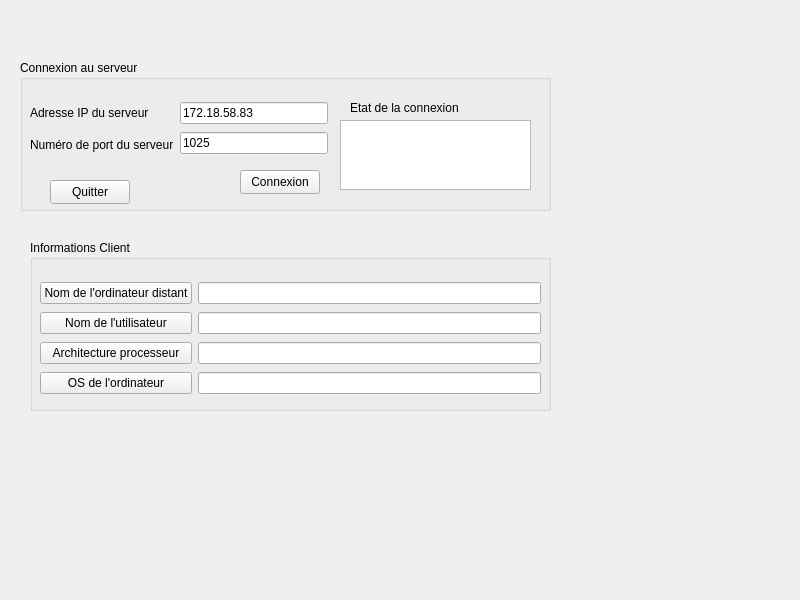
<?xml version="1.0" encoding="UTF-8"?>
<ui version="4.0">
 <class>Widget</class>
 <widget class="QWidget" name="Widget">
  <property name="geometry">
   <rect>
    <x>0</x>
    <y>0</y>
    <width>800</width>
    <height>600</height>
   </rect>
  </property>
  <property name="windowTitle">
   <string>Widget</string>
  </property>
  <widget class="QGroupBox" name="groupBoxConnexionServeur">
   <property name="geometry">
    <rect>
     <x>20</x>
     <y>60</y>
     <width>531</width>
     <height>151</height>
    </rect>
   </property>
   <property name="title">
    <string>Connexion au serveur </string>
   </property>
   <widget class="QPushButton" name="pushButtonQuitter">
    <property name="geometry">
     <rect>
      <x>30</x>
      <y>120</y>
      <width>80</width>
      <height>24</height>
     </rect>
    </property>
    <property name="text">
     <string>Quitter</string>
    </property>
   </widget>
   <widget class="QLabel" name="label_3">
    <property name="geometry">
     <rect>
      <x>330</x>
      <y>40</y>
      <width>131</width>
      <height>16</height>
     </rect>
    </property>
    <property name="text">
     <string>Etat de la connexion </string>
    </property>
   </widget>
   <widget class="QTextEdit" name="textEditEtatConnexion">
    <property name="geometry">
     <rect>
      <x>320</x>
      <y>60</y>
      <width>191</width>
      <height>70</height>
     </rect>
    </property>
   </widget>
   <widget class="QPushButton" name="pushButtonCOnnexion">
    <property name="geometry">
     <rect>
      <x>220</x>
      <y>110</y>
      <width>80</width>
      <height>24</height>
     </rect>
    </property>
    <property name="text">
     <string>Connexion</string>
    </property>
   </widget>
   <widget class="QWidget" name="layoutWidget">
    <property name="geometry">
     <rect>
      <x>10</x>
      <y>40</y>
      <width>298</width>
      <height>58</height>
     </rect>
    </property>
    <layout class="QHBoxLayout" name="horizontalLayout">
     <item>
      <layout class="QVBoxLayout" name="verticalLayout">
       <item>
        <widget class="QLabel" name="label">
         <property name="text">
          <string>Adresse IP du serveur</string>
         </property>
        </widget>
       </item>
       <item>
        <widget class="QLabel" name="label_2">
         <property name="text">
          <string>Numéro de port du serveur</string>
         </property>
        </widget>
       </item>
      </layout>
     </item>
     <item>
      <layout class="QVBoxLayout" name="verticalLayout_2">
       <item>
        <widget class="QLineEdit" name="lineEditAdresseServeur">
         <property name="text">
          <string>172.18.58.83</string>
         </property>
        </widget>
       </item>
       <item>
        <widget class="QLineEdit" name="lineEditNumeroPort">
         <property name="text">
          <string>1025</string>
         </property>
        </widget>
       </item>
      </layout>
     </item>
    </layout>
   </widget>
  </widget>
  <widget class="QGroupBox" name="groupBoxInformationCLient">
   <property name="geometry">
    <rect>
     <x>30</x>
     <y>240</y>
     <width>521</width>
     <height>171</height>
    </rect>
   </property>
   <property name="title">
    <string>Informations Client</string>
   </property>
   <widget class="QWidget" name="layoutWidget">
    <property name="geometry">
     <rect>
      <x>10</x>
      <y>40</y>
      <width>501</width>
      <height>118</height>
     </rect>
    </property>
    <layout class="QHBoxLayout" name="horizontalLayout_2">
     <item>
      <layout class="QVBoxLayout" name="verticalLayout_3">
       <item>
        <widget class="QPushButton" name="pushButtonNomDeLordinateur">
         <property name="text">
          <string>Nom de l'ordinateur distant</string>
         </property>
        </widget>
       </item>
       <item>
        <widget class="QPushButton" name="pushButtonNomUtilisateur">
         <property name="text">
          <string>Nom de l'utilisateur</string>
         </property>
        </widget>
       </item>
       <item>
        <widget class="QPushButton" name="pushButtonArchitectureProcesseur">
         <property name="text">
          <string>Architecture processeur</string>
         </property>
        </widget>
       </item>
       <item>
        <widget class="QPushButton" name="pushButtonOSOrdinateur">
         <property name="text">
          <string>OS de l'ordinateur</string>
         </property>
        </widget>
       </item>
      </layout>
     </item>
     <item>
      <layout class="QVBoxLayout" name="verticalLayout_4">
       <item>
        <widget class="QLineEdit" name="lineEditNomDeLordinateur"/>
       </item>
       <item>
        <widget class="QLineEdit" name="lineEditNomUtilisateur"/>
       </item>
       <item>
        <widget class="QLineEdit" name="lineEditArchitectureProcesseur"/>
       </item>
       <item>
        <widget class="QLineEdit" name="lineEditOsOrdinateur"/>
       </item>
      </layout>
     </item>
    </layout>
   </widget>
  </widget>
 </widget>
 <resources/>
 <connections>
  <connection>
   <sender>pushButtonQuitter</sender>
   <signal>clicked()</signal>
   <receiver>Widget</receiver>
   <slot>close()</slot>
   <hints>
    <hint type="sourcelabel">
     <x>95</x>
     <y>199</y>
    </hint>
    <hint type="destinationlabel">
     <x>264</x>
     <y>538</y>
    </hint>
   </hints>
  </connection>
 </connections>
</ui>
